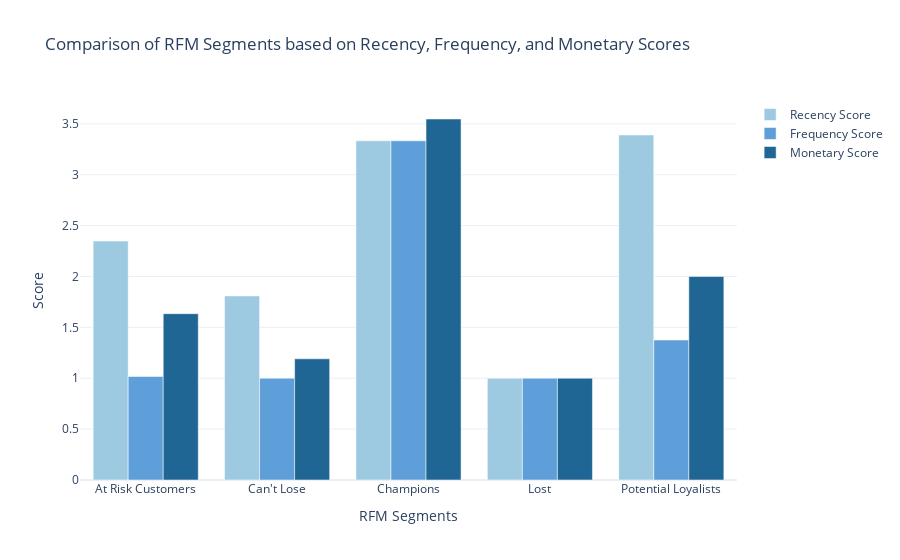

The code cell stored with this chart in its notebook:
### Markdown cell above
Now let’s have a look at the recency, frequency, and monetary scores of all the segments:

### Code cell
# Calculate the average Recency, Frequency, and Monetary scores for each segment
segment_scores = data.groupby('RFM Customer Segments')[['RecencyScore', 'FrequencyScore', 'MonetaryScore']].mean().reset_index()

# Create a grouped bar chart to compare segment scores
fig = go.Figure()

# Add bars for Recency score
fig.add_trace(go.Bar(
    x=segment_scores['RFM Customer Segments'],
    y=segment_scores['RecencyScore'],
    name='Recency Score',
    marker_color='rgb(158,202,225)'
))

# Add bars for Frequency score
fig.add_trace(go.Bar(
    x=segment_scores['RFM Customer Segments'],
    y=segment_scores['FrequencyScore'],
    name='Frequency Score',
    marker_color='rgb(94,158,217)'
))

# Add bars for Monetary score
fig.add_trace(go.Bar(
    x=segment_scores['RFM Customer Segments'],
    y=segment_scores['MonetaryScore'],
    name='Monetary Score',
    marker_color='rgb(32,102,148)'
))

# Update the layout
fig.update_layout(
    title='Comparison of RFM Segments based on Recency, Frequency, and Monetary Scores',
    xaxis_title='RFM Segments',
    yaxis_title='Score',
    barmode='group',
    showlegend=True
)

fig.show()

### Figure 1 — Plotly figure (JSON) as saved in the notebook; plotly's stock layout.template omitted (floating-point values rounded to 4 significant figures)
{"data": [{"marker": {"color": "rgb(158,202,225)"}, "name": "Recency Score", "type": "bar", "x": ["At Risk Customers", "Can't Lose", "Champions", "Lost", "Potential Loyalists"], "y": [2.348, 1.809, 3.333, 1, 3.391]}, {"marker": {"color": "rgb(94,158,217)"}, "name": "Frequency Score", "type": "bar", "x": ["At Risk Customers", "Can't Lose", "Champions", "Lost", "Potential Loyalists"], "y": [1.017, 1, 3.333, 1, 1.376]}, {"marker": {"color": "rgb(32,102,148)"}, "name": "Monetary Score", "type": "bar", "x": ["At Risk Customers", "Can't Lose", "Champions", "Lost", "Potential Loyalists"], "y": [1.635, 1.191, 3.548, 1, 2]}], "layout": {"barmode": "group", "showlegend": true, "title": {"text": "Comparison of RFM Segments based on Recency, Frequency, and Monetary Scores"}, "xaxis": {"title": {"text": "RFM Segments"}}, "yaxis": {"title": {"text": "Score"}}}}
